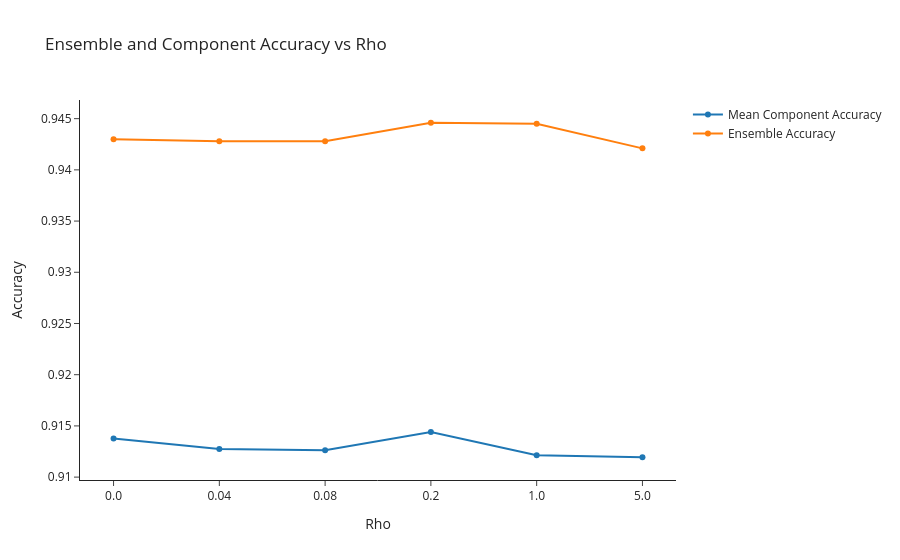

Notebook code for this chart:
### Code cell
# Plotting
fig = go.Figure()
fig.add_trace(go.Scatter(x=plot_df['tags.rho'], y=plot_df['metrics.comp_mean_acc'],
        mode='lines+markers', name='Mean Component Accuracy'))
fig.add_trace(go.Scatter(x=plot_df['tags.rho'], y=plot_df['metrics.ensemble_accuracy'],
        mode='lines+markers', name='Ensemble Accuracy'))
fig.update_layout(
        title='Ensemble and Component Accuracy vs Rho',
        xaxis_title='Rho',
        yaxis_title='Accuracy',
        template='simple_white'
        )
fig.show()

### Figure 1 — Plotly figure (JSON) as saved in the notebook; plotly's stock layout.template omitted (floating-point values rounded to 4 significant figures)
{"data": [{"mode": "lines+markers", "name": "Mean Component Accuracy", "type": "scatter", "x": ["0.0", "0.04", "0.08", "0.2", "1.0", "5.0"], "y": [0.9138, 0.9128, 0.9126, 0.9144, 0.9121, 0.9119]}, {"mode": "lines+markers", "name": "Ensemble Accuracy", "type": "scatter", "x": ["0.0", "0.04", "0.08", "0.2", "1.0", "5.0"], "y": [0.943, 0.9428, 0.9428, 0.9446, 0.9445, 0.9421]}], "layout": {"title": {"text": "Ensemble and Component Accuracy vs Rho"}, "xaxis": {"title": {"text": "Rho"}}, "yaxis": {"title": {"text": "Accuracy"}}}}
